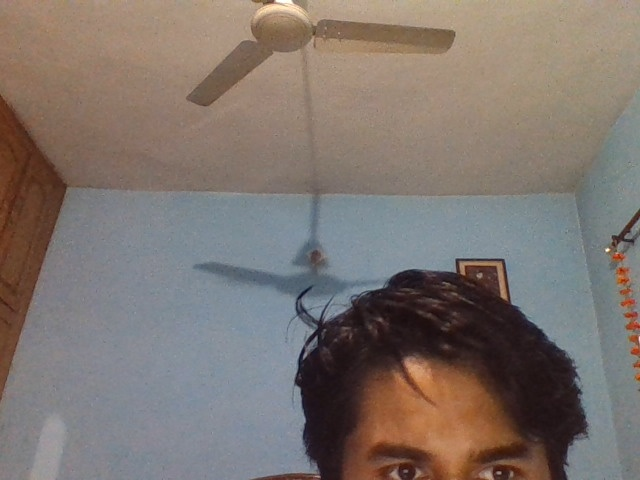
#> input picture webcam.jpg, 640 x 480 px
$ jupyter execute 4typesofpics.ipynb
#> lines starting #> are read from the running program, lines starting #| are printed output that depends on the picture
[cell 1]
import cv2
import numpy

photo = cv2.imread('webcam.jpg')
#> photo is the input picture: shape (480, 640, 3); mean B, G, R 110.5, 116.5, 126.8
cv2.imshow('img', photo )
cv2.waitKey()
cv2.destroyAllWindows()

photo

photo.shape #3d array

#cropping image ; doing operation on array
cropped=photo[50:500, 100:400]
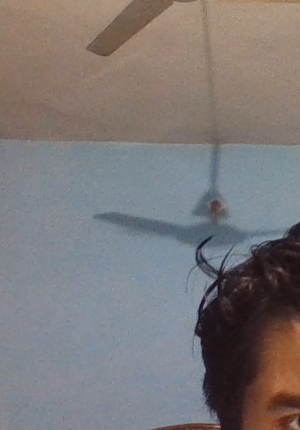
#> cropped: shape (430, 300, 3); mean B, G, R 120, 119.7, 124.4

cropped.shape

photo = cv2.imread('webcam.jpg')
cv2.imshow('img', cropped )
cv2.waitKey()
cv2.destroyAllWindows()

blankphoto=numpy.zeros((1000,1000))

cv2.imshow('eye', blankphoto )
cv2.waitKey()
cv2.destroyAllWindows()

filter=cv2.cvtColor(cropped, cv2.COLOR_BGR2GRAY)
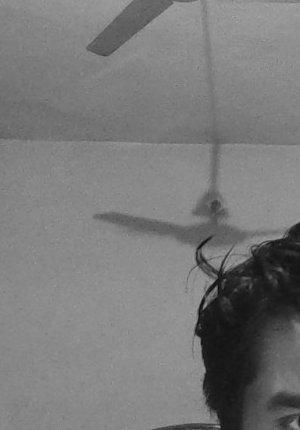
#> filter: shape (430, 300); min 11, max 167, mean 121.1

cv2.imshow('eye', filter )
cv2.waitKey()
cv2.destroyAllWindows()
